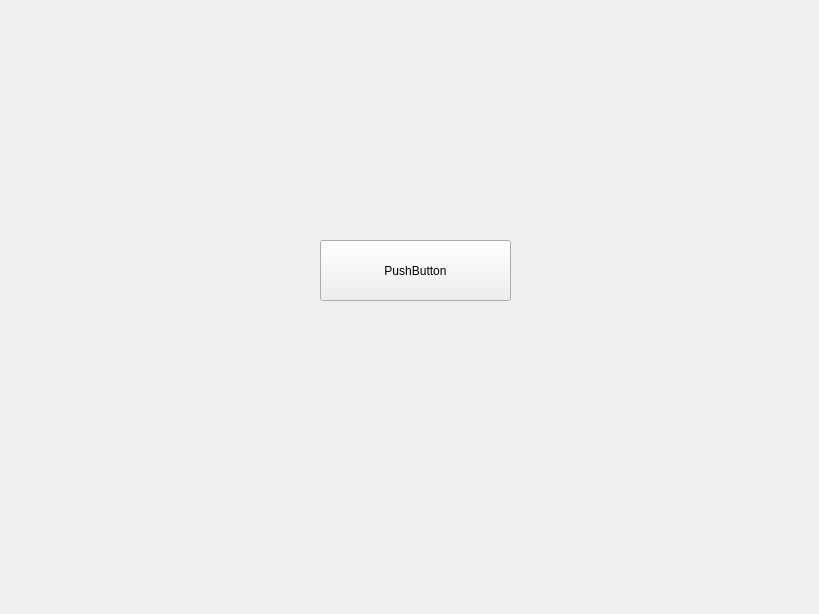
<?xml version="1.0" encoding="UTF-8"?>
<ui version="4.0">
 <class>glView</class>
 <widget class="QWidget" name="glView">
  <property name="geometry">
   <rect>
    <x>0</x>
    <y>0</y>
    <width>819</width>
    <height>614</height>
   </rect>
  </property>
  <property name="windowTitle">
   <string>glView</string>
  </property>
  <widget class="QPushButton" name="pushButton">
   <property name="geometry">
    <rect>
     <x>320</x>
     <y>240</y>
     <width>191</width>
     <height>61</height>
    </rect>
   </property>
   <property name="text">
    <string>PushButton</string>
   </property>
  </widget>
 </widget>
 <resources/>
 <connections/>
</ui>
